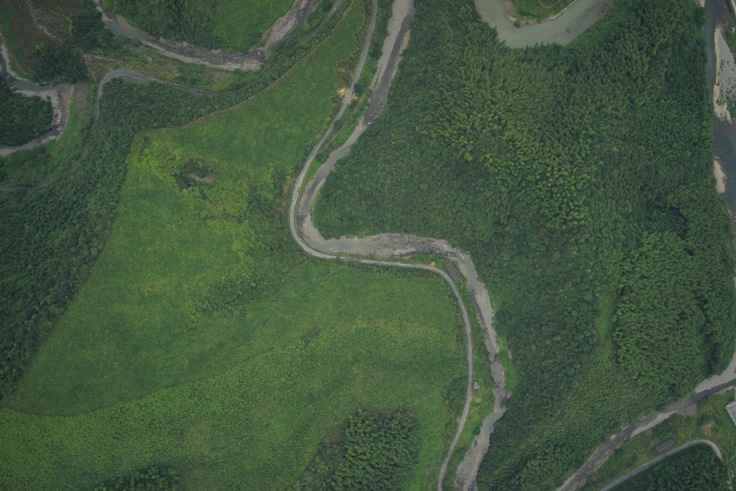
#> input picture Video-Splice/ImageStitching/examples/DSC00222.JPG, 736 x 491 px
$ python stitching.py examples   (older library calls are emulated)
#> lines starting #> are read from the running program, lines starting #| are printed output that depends on the picture
### Video-Splice/ImageStitching/image_stitching/stitcher.py
import logging

import cv2
import numpy

from .combine import combine_images
from .combine import compute_matches

__doc__ = '''ImageStitcher class for combining all images together'''


class ImageStitcher:
    __doc__ = '''ImageStitcher class for combining all images together'''

    def __init__(self, min_num: int = 10, lowe: float = 0.7, knn_clusters: int = 2):
        '''constructor that initialises the SIFT class and Flann matcher'''
        self.min_num = min_num
        self.lowe = lowe
        self.knn_clusters = knn_clusters

        self.flann = cv2.FlannBasedMatcher({'algorithm': 0, 'trees': 5}, {'checks': 50})
        self.sift = cv2.SIFT_create()

        self.result_image = None
        self.result_image_gray = None

    def add_image(self, image: numpy.ndarray):
        '''
        this adds a new image to the stitched image by
        running feature extraction and matching them
        '''
        assert image.ndim == 3, 'must be an image!'
        assert image.shape[-1] == 3, 'must be BGR!'
        assert image.dtype == numpy.uint8, 'must be a uint8'

        image_gray = cv2.cvtColor(image, cv2.COLOR_RGB2GRAY)

        if self.result_image is None:
            self.result_image = image
            self.result_image_gray = image_gray
            return

        # todo(will.brennan) - stop computing features on the results image each time!
        result_features = self.sift.detectAndCompute(self.result_image_gray, None)
        image_features = self.sift.detectAndCompute(image_gray, None)

        matches_src, matches_dst, n_matches = compute_matches(result_features,
                                                              image_features,
                                                              matcher=self.flann,
                                                              knn=self.knn_clusters,
                                                              lowe=self.lowe)

        if n_matches < self.min_num:
            logging.warning('too few correspondences to add image to stitched image')
            return

        logging.debug('computing homography between accumulated and new images')
        homography, _ = cv2.findHomography(matches_src, matches_dst, cv2.RANSAC, 5.0)

        logging.debug('stitching images together')
        self.result_image = combine_images(image, self.result_image, homography)
        self.result_image_gray = cv2.cvtColor(self.result_image, cv2.COLOR_RGB2GRAY)

    def image(self):
        '''class for fetching the stitched image'''
        return self.result_image

### Video-Splice/ImageStitching/image_stitching/helpers.py
import logging
import pathlib

from typing import List
from typing import Generator

import cv2
import numpy

__doc__ = '''helper functions for loading frames and displaying them'''


# [23 lines left out: functions display, read_video, not called in this run]


def load_frames(paths: List[str]) -> Generator[numpy.ndarray, None, None]:
    '''
    load_frames takes in a list of paths to image,
    video files, or directories and yields them
    '''
    for path in paths:
        path = pathlib.Path(path)

        if path.is_dir():
            yield from load_frames(path.rglob('*'))
        elif path.suffix.lower() in ['.jpg', '.jpeg', '.png']:
            yield cv2.imread(str(path))
        elif path.suffix.lower() in ['.avi', '.mp4', '.mov']:
            yield from read_video(path)
        else:
            logging.warning(f'skipping {path.name}...')

### Video-Splice/ImageStitching/stitching.py
import argparse
import logging
import cv2
import numpy as np
from image_stitching import ImageStitcher
from image_stitching import load_frames
from image_stitching import display

__doc__ = '''This script lets us stich images together and display or save the results'''


def parse_args():
    '''parses the command line arguments'''
    parser = argparse.ArgumentParser(description=__doc__)
    parser.add_argument('paths',
                        type=str,
                        nargs='+',
                        help="paths to images, directories, or videos")
    parser.add_argument('--debug', action='store_true', help='enable debug logging')
    parser.add_argument('--display', action='store_true', help="display result")
    parser.add_argument('--save', action='store_true', help="save result to file")
    parser.add_argument("--save-path", default="stitched.png", type=str, help="path to save result")
    return parser.parse_args()


def estimate_blur(image):
    """
    估计图像的模糊程度，返回拉普拉斯算子的方差，方差越小越模糊
    """
    if image.ndim == 3:
        gray = cv2.cvtColor(image, cv2.COLOR_BGR2GRAY)
    else:
        gray = image
    return cv2.Laplacian(gray, cv2.CV_64F).var()


def compare_image_quality(prev_image, current_image):
    """
    比较两幅图像的质量，返回当前图像质量是否更好
    """
    prev_quality = estimate_blur(prev_image)
    current_quality = estimate_blur(current_image)
    return current_quality > prev_quality


def undistort_image(image, camera_matrix, dist_coeffs):
    """
    对图像进行去畸变处理
    """
    h, w = image.shape[:2]
#> h = 491; w = 736
    new_camera_matrix, _ = cv2.getOptimalNewCameraMatrix(camera_matrix, dist_coeffs, (w, h), 1, (w, h))
#> new_camera_matrix = [[1014, 0, 321.2], [0, 1006.2, 240.1], [0, 0, 1]]
    return cv2.undistort(image, camera_matrix, dist_coeffs, None, new_camera_matrix)
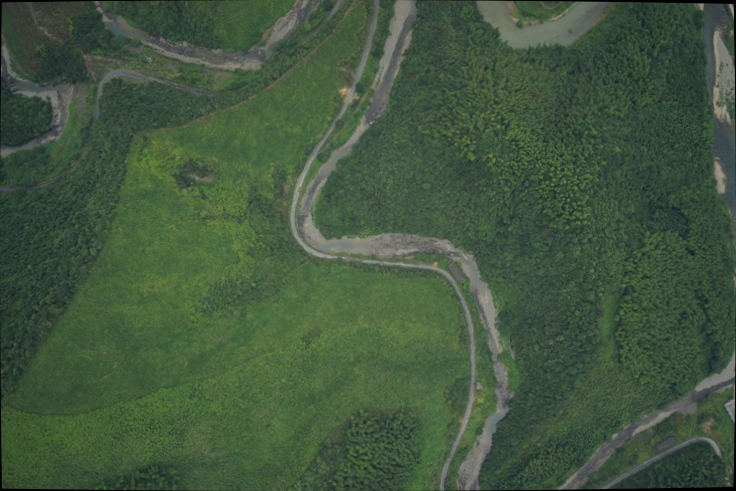
#> returned value: shape (491, 736, 3); mean of channels 0, 1, 2 63.3, 87.4, 66.5; drawn as B, G, R


if __name__ == '__main__':
    args = parse_args()
    level = logging.DEBUG if args.debug else logging.INFO
    logging.basicConfig(level=level)

    stitcher = ImageStitcher()
    prev_frame = None

    # 假设相机内参矩阵和畸变系数，实际应用中需要校准得到
    camera_matrix = np.array([[1000, 0, 320], [0, 1000, 240], [0, 0, 1]], dtype=np.float32)
    dist_coeffs = np.array([0.1, 0.01, 0, 0], dtype=np.float32)

    for idx, frame in enumerate(load_frames(args.paths)):
        # 去畸变处理
        frame = undistort_image(frame, camera_matrix, dist_coeffs)

        if prev_frame is not None:
            # 比较图像质量
            if not compare_image_quality(prev_frame, frame):
                logging.info(f'Skipping frame {idx} due to lower quality.')
                continue

        stitcher.add_image(frame)
#> in add_image, `image_gray = cv2.cvtColor(image, cv2.COLOR_RGB2GRAY)`:
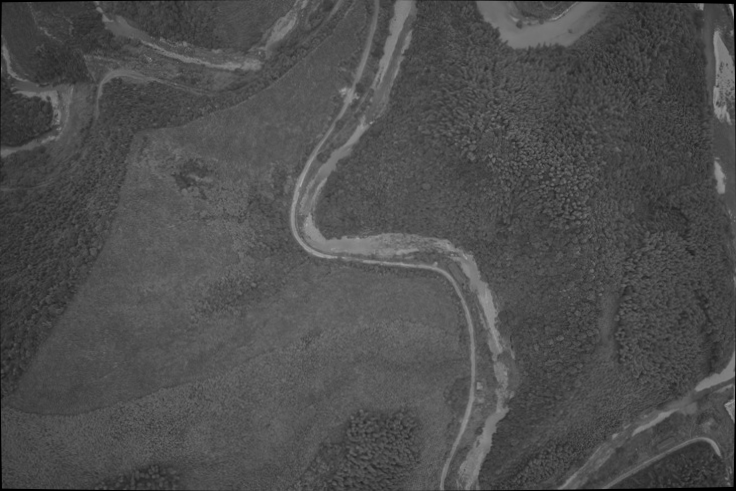
#> image_gray: shape (491, 736); min 0, max 174, mean 77.8
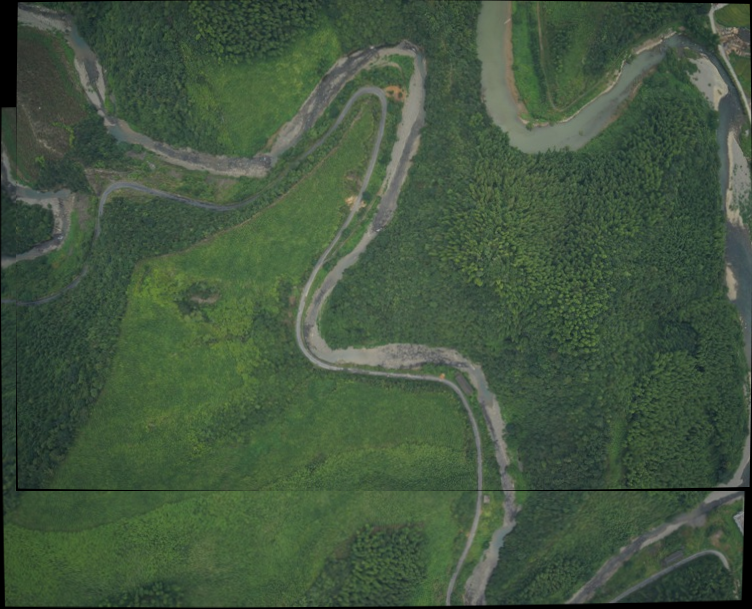
#> input picture Video-Splice/ImageStitching/examples/stitched.png, 752 x 609 px
        prev_frame = frame

        result = stitcher.image()

        if args.display:
            logging.info(f'displaying image {idx}')
            display('result', result)
            if cv2.waitKey(25) & 0xFF == ord('q'):
                break

        if args.save:
            image_name = f'result_{idx}.jpg'
            logging.info(f'saving result image on {image_name}')
            cv2.imwrite(image_name, result)

    logging.info('finished stitching images together')

    if args.save:
        logging.info(f'saving final image to {args.save_path}')
        cv2.imwrite(args.save_path, result)
